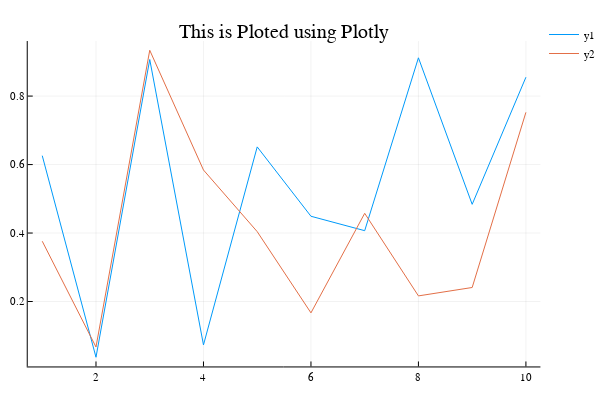

Notebook code for this chart:
### Markdown cell above
使用`plotly()`，可以在图上查看点的坐标。

### Code cell
x = 1:10
y = rand(10,2)
plotly()
plot(x, y, title="This is Ploted using Plotly")

### Figure 1 — Plotly figure (JSON) as saved in the notebook; plotly's stock layout.template omitted (floating-point values rounded to 4 significant figures)
{"data": [{"colorbar": {"title": ""}, "legendgroup": "y1", "line": {"color": "rgba(0, 154, 250, 1.000)", "dash": "solid", "shape": "linear", "width": 1}, "mode": "lines", "name": "y1", "showlegend": true, "type": "scatter", "x": [1, 2, 3, 4, 5, 6, 7, 8, 9, 10], "xaxis": "x1", "y": [0.626, 0.03722, 0.9068, 0.07328, 0.6516, 0.449, 0.4069, 0.9118, 0.4838, 0.8551], "yaxis": "y1", "zmax": null, "zmin": null}, {"colorbar": {"title": ""}, "legendgroup": "y2", "line": {"color": "rgba(227, 111, 71, 1.000)", "dash": "solid", "shape": "linear", "width": 1}, "mode": "lines", "name": "y2", "showlegend": true, "type": "scatter", "x": [1, 2, 3, 4, 5, 6, 7, 8, 9, 10], "xaxis": "x1", "y": [0.3761, 0.06713, 0.9339, 0.5841, 0.404, 0.1668, 0.4575, 0.2164, 0.241, 0.7525], "yaxis": "y1", "zmax": null, "zmin": null}], "layout": {"annotations": [{"font": {"color": "rgba(0, 0, 0, 1.000)", "family": "sans-serif", "size": 20}, "rotation": 0, "showarrow": false, "text": "This is Ploted using Plotly", "x": 0.5222, "xanchor": "center", "xref": "paper", "y": 1, "yanchor": "top", "yref": "paper"}], "height": 400, "legend": {"bgcolor": "rgba(255, 255, 255, 1.000)", "bordercolor": "rgba(0, 0, 0, 1.000)", "font": {"color": "rgba(0, 0, 0, 1.000)", "family": "sans-serif", "size": 11}, "tracegroupgap": 0, "x": 1, "y": 1}, "margin": {"b": 20, "l": 0, "r": 0, "t": 20}, "paper_bgcolor": "rgba(255, 255, 255, 1.000)", "plot_bgcolor": "rgba(255, 255, 255, 1.000)", "showlegend": true, "width": 600, "xaxis": {"anchor": "y1", "domain": [0.05101, 0.9934], "gridcolor": "rgba(0, 0, 0, 0.100)", "gridwidth": 0.5, "linecolor": "rgba(0, 0, 0, 1.000)", "mirror": false, "range": [0.73, 10.27], "showgrid": true, "showline": true, "showticklabels": true, "tickangle": 0, "tickcolor": "rgb(0, 0, 0)", "tickfont": {"color": "rgba(0, 0, 0, 1.000)", "family": "sans-serif", "size": 11}, "tickmode": "array", "ticks": "inside", "ticktext": ["2", "4", "6", "8", "10"], "tickvals": [2, 4, 6, 8, 10], "title": "", "titlefont": {"color": "rgba(0, 0, 0, 1.000)", "family": "sans-serif", "size": 15}, "type": "-", "visible": true, "zeroline": false, "zerolinecolor": "rgba(0, 0, 0, 1.000)"}, "yaxis": {"anchor": "x1", "domain": [0.03762, 0.9415], "gridcolor": "rgba(0, 0, 0, 0.100)", "gridwidth": 0.5, "linecolor": "rgba(0, 0, 0, 1.000)", "mirror": false, "range": [0.01032, 0.9608], "showgrid": true, "showline": true, "showticklabels": true, "tickangle": 0, "tickcolor": "rgb(0, 0, 0)", "tickfont": {"color": "rgba(0, 0, 0, 1.000)", "family": "sans-serif", "size": 11}, "tickmode": "array", "ticks": "inside", "ticktext": ["0.2", "0.4", "0.6", "0.8"], "tickvals": [0.2, 0.4, 0.6, 0.8], "title": "", "titlefont": {"color": "rgba(0, 0, 0, 1.000)", "family": "sans-serif", "size": 15}, "type": "-", "visible": true, "zeroline": false, "zerolinecolor": "rgba(0, 0, 0, 1.000)"}}}
